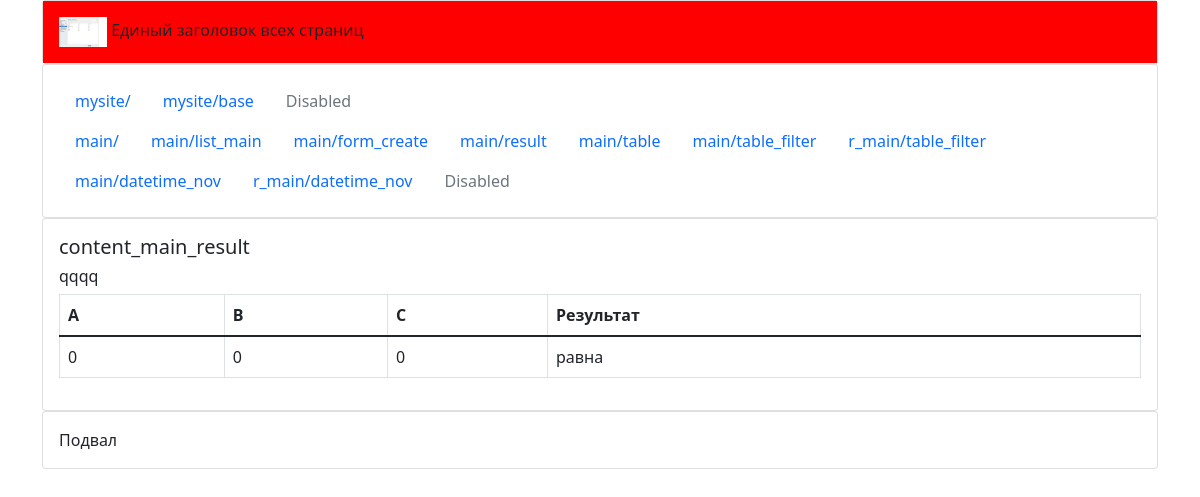
The app's page /main/result/, older data.
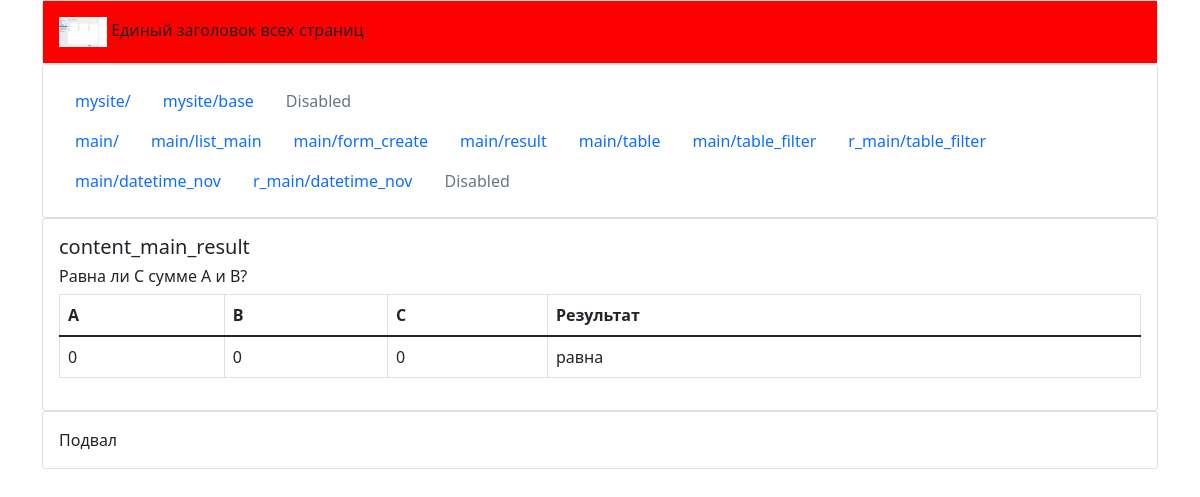
The same page, newer data.
### main/models.py (models this page shows, shortened)
class Abc(models.Model):
    id = models.IntegerField('Первичный ключ', primary_key=True)
    task = models.CharField('Содержание задания',default="Равна ли С сумме A и B?", max_length=256)
    a = models.IntegerField('A', default=0)
    b = models.IntegerField('B', default=0)
    c = models.IntegerField('C', default=0)
    pub_date = models.DateTimeField('Дата выполнения', default=timezone.now())
    class Meta:
        verbose_name =  'Таблица выполненных заданий'
        verbose_name_plural = 'Таблицы выполненных заданий'

### main/views.py (the view)
# urls.py: path('result/', views.result, name='result'),
def result(request):
    print("date:", time.strftime('%Y-%m-%d %H:%M'))
    print("os.environ:", os.environ)
    print ("\nАнализ строки запроса")
    form = cgi.FieldStorage()
    print("form: ", form)
    print ("ключи(form.keys):", form.keys())
    row = Abc.objects.values_list().last()
    print("\nrow: \n", row)
    list_data = [row[2], row[3], row[4]]
    if list_data[0] + list_data[1] == list_data[2]:
        result = "равна"
    else:
        result = "не равна"
    list_data.append(result)
    list_tasks = list()
    list_tasks.append(row[1])
    print(row[1])
    print('list_tasks:', list_tasks,end=' ')
    print('list_main_result: ', list_data)
    context = {'list_tasks': list_tasks, 'list_data': list_data}
    return render(request, 'main/result.html', context)

### templates/main/result.html (shortened to what this page needs)
{% extends '../mysite/base.html' %}
{% block content %}
<h5>content_main_result</h5>
<h6>
    {% for item in list_tasks %}
    {{ item }}
    {% endfor %}
</h6>
<table class="table table-bordered">
    <thead>
    <tr>
        <th scope="col">A</th>
        <th scope="col">B</th>
        <th scope="col">C</th>
        <th scope="col">Результат</th>
    </tr>
    </thead>
    <tbody>
    <tr>
        {% for item in list_data %}
        <td>
            {{ item }}
        </td>
        {% endfor %}
    </tr>
</table>
{% endblock %}

Row changes from the older to the newer data that the page shows:
no longer on this page (row unchanged): Abc: list_tasks "qqqq"
added Abc: list_tasks "Равна ли С сумме A и B?"
